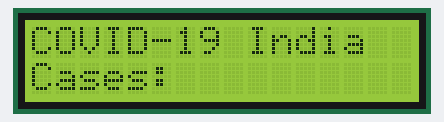
Recording of a sketch running on a simulated ESP8266 (NodeMCU). Shown: 16×2 character LCD. WiFi joins after 1.5 s; servers stay silent unless stated; what the sketch prints to the serial monitor is not drawn.

Above: at 2.1 s.
At 5.1 s:
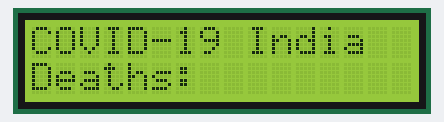
At 8.2 s:
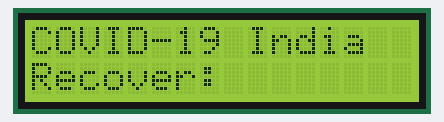

Measured:
- by itself, everything shown: repeats every 9.4 s, in 3 steps
- what the display in image 0 shows lasts 3.0 s, from 2.1 s to 5.1 s
- what the display in image 2 shows lasts 3.4 s, from 8.1 s to 11.5 s

The sketch:

INDIA_CORONA_TRACKER.ino
```cpp
#include <ESP8266WiFi.h>
#include <ESP8266HTTPClient.h>
#include <Wire.h>
#include <LiquidCrystal_I2C.h>
#include <StringSplitter.h>

LiquidCrystal_I2C lcd(0x27,16,2);  // set the LCD address to 0x27 for a 16 chars and 2 line display

const char *host = "api.thingspeak.com";
const int httpPort = 80;
const char* url1 = "https://api.thingspeak.com/apps/thinghttp/send_request?api_key=RE0XXUNMSWSM0XGD";
HTTPClient http;

String cases;
String death;
String recover;

void setup()
{
  // put your setup code here, to run once:
  lcd.init();                      // initialize the lcd
  lcd.backlight();
  Serial.begin(9600);
  WiFi.begin("NIKUNJ", "NIKUNJ987");
  while(WiFi.status() != WL_CONNECTED)
  {
    delay(200);
    Serial.print("..");
  }
  Serial.println();
  Serial.println("NodeMCU is connected!");
  Serial.println(WiFi.localIP());
}

void loop()
{
  http.begin(host,httpPort,url1);
  int httpCode = http.GET();
  String data = http.getString();
  Serial.println(httpCode);
  Serial.println("***************        Data Read        ***************");
  Serial.println(data);

  StringSplitter *splitter = new StringSplitter(data, '/', 3);  // new StringSplitter(string_to_split, delimiter, limit)
  int itemCount = splitter->getItemCount();
  Serial.println("***************        Data Splited        ***************");
  Serial.println("Item count: " + String(itemCount));

  for(int i = 0; i < itemCount; i++)
  {
    String item = splitter->getItemAtIndex(i);
    Serial.println("Item @ index " + String(i) + ": " + String(item));
    if(i == 0)
    {
      cases = item;
    }
    if(i == 1)
    {
      death = item;
    }
    if(i == 2)
    {
      recover = item;
    }
  }
  cases.remove(0,26);
  cases.remove(cases.length()-2,cases.length());
  death.remove(0,13);
  death.remove(death.length()-1,death.length());
  recover.remove(0,13);
  recover.remove(recover.length()-8, recover.length());

  Serial.println("***************        Data Filtered        ***************");
  Serial.println(cases);
  Serial.println(death);
  Serial.println(recover);
  lcd.clear();
  lcd.setCursor(0,0);
  lcd.print("COVID-19 India");
  lcd.setCursor(0,1);
  lcd.print("Cases:" + (String) cases);
  delay(3000);
  lcd.clear();
  lcd.setCursor(0,0);
  lcd.print("COVID-19 India");
  lcd.setCursor(0,1);
  lcd.print("Deaths:" + (String) death);
  delay(3000);
  lcd.clear();
  lcd.setCursor(0,0);
  lcd.print("COVID-19 India");
  lcd.setCursor(0,1);
  lcd.print("Recover:" + (String) recover);
  delay(3000);
}
```
